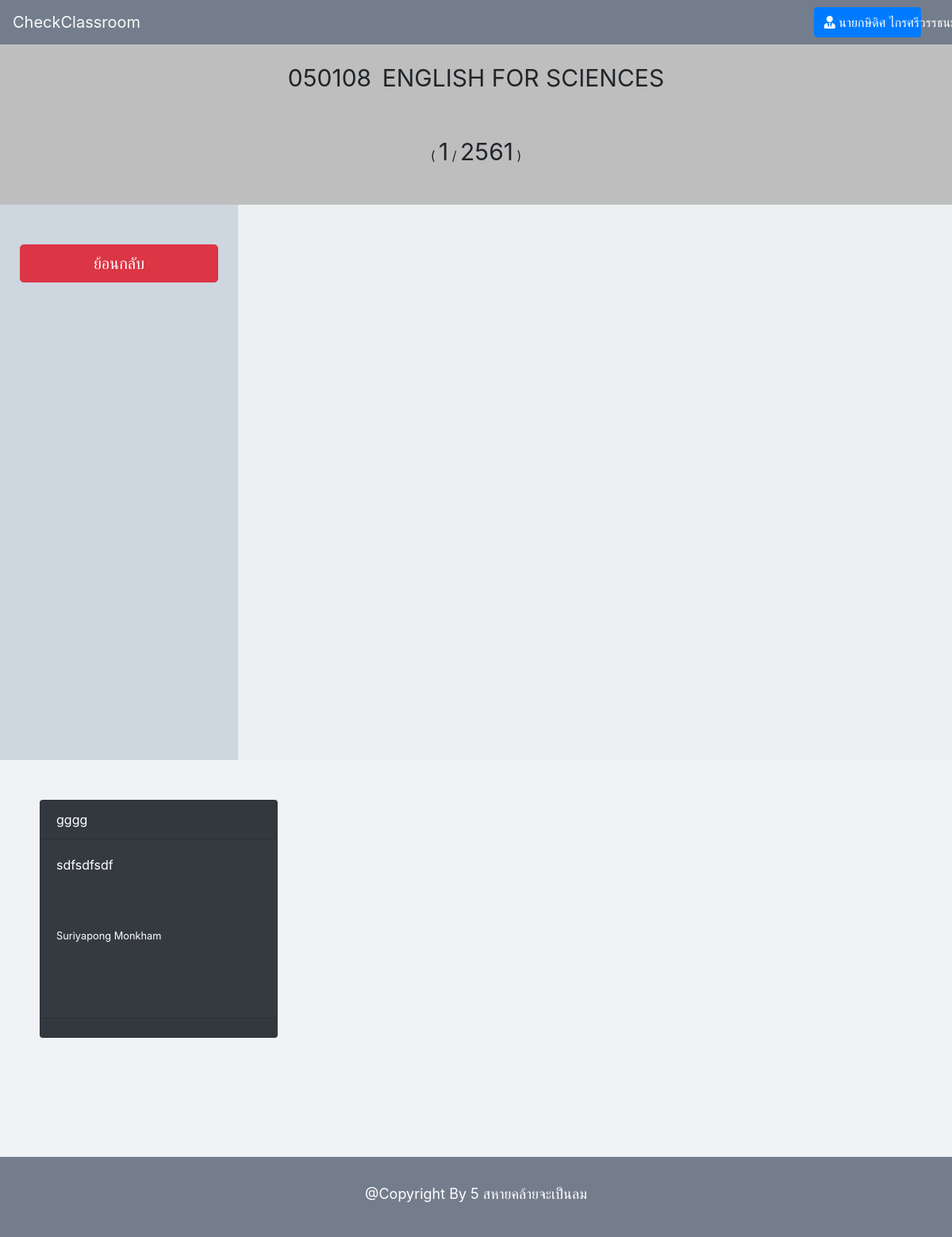
The app's page /student/detail_class.php?c_id=050108 (signed in), older data.
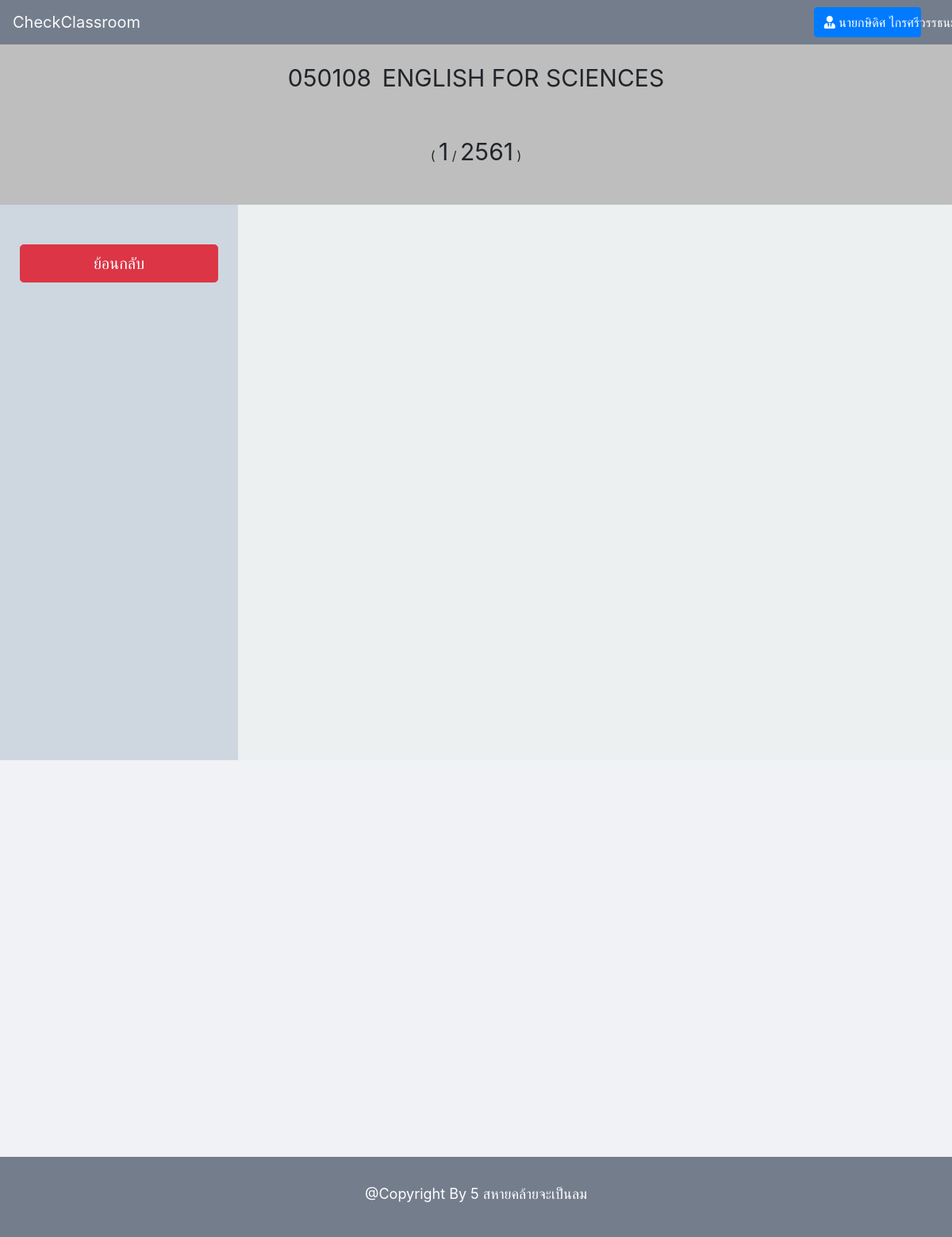
The same page, newer data.
### tables this page shows
CREATE TABLE `news` (
  `id` int(10) NOT NULL,
  `n_title` varchar(255) NOT NULL,
  `n_description` varchar(255) NOT NULL,
  `n_date` varchar(30) NOT NULL,
  `l_username` varchar(30) NOT NULL,
  `l_name` varchar(255) NOT NULL,
  `c_id` varchar(20) NOT NULL
);

### student/detail_class.php (the view, shortened to what this page needs)
<?php
	include '../connect.php';
	$stmt2=$pdo->prepare("SELECT * FROM classroom WHERE c_id = ?");
	$stmt2->bindParam(1,$_GET['c_id']);
	$stmt2->execute();
	while ($row2=$stmt2->fetch()) {
		$rowCID['c_id'] =  $row2['c_id'];
		$rowCNAME['c_name'] = $row2['c_name'];
		$rowCTERM['c_term'] = $row2['c_term'];
		$rowCYEAR['c_year'] = $row2['c_year'];
	}
	$stmt3=$pdo->prepare("SELECT * FROM news WHERE c_id = ? ");
	$stmt3->bindParam(1,$_GET['c_id']);
	$stmt3->execute();
	if (!empty($_SESSION['username']) && $_SESSION['permission'] == 3) {
?>
<!DOCTYPE html>
<html>
<head>
	<link rel="stylesheet" href="https://maxcdn.bootstrapcdn.com/bootstrap/4.0.0/css/bootstrap.min.css">
	<link rel="stylesheet" href="https://use.fontawesome.com/releases/v5.7.2/css/all.css">
	<link rel="stylesheet" type="text/css" href="../style.css">
</head>
<body>
	<nav class="navbar sticky-top navbar-light navbar-expand-lg" style="background-color: #747d8c;">
 		<a class="navbar-brand text-light" href="student_home.php">CheckClassroom</a>
		  <div class="collapse navbar-collapse" id="navbarSupportedContent">
		    <div class="form-inline my-2 my-lg-0 mr-sm-2 col-md-2">
		    	<a href="" class="btn btn-primary  dropdown-toggle col-12" data-toggle="dropdown" aria-haspopup="true" aria-expanded="false"> <i class="fas fa-user-tie"></i> <?= $_SESSION["name"] ?> </a>
		    </div>
		  </div>
	</nav>
	<div style="min-height: 850px;background-color: #ecf0f1;">
			<div style="background-color: #BEBEBE; padding-top: 20px; padding-bottom: 20px;">
				<div class="form-group" style="text-align: center;">
					<label style="font-size: 30px;"> <?= $rowCID['c_id'] ?> </label> &nbsp; <label style="font-size: 30px;">  <?= $rowCNAME['c_name'] ?> </label>
				</div><br>
				<div class="form-group" style="text-align: center;">
					(&nbsp;<label style="font-size: 30px;"><?=$rowCTERM['c_term']?></label>&nbsp;/&nbsp;<label style="font-size: 30px;"><?=$rowCYEAR['c_year']?></label>&nbsp;)
				</div>
			</div>
			<div style="background-color: #ced6e0; min-height: 700px;width: 300px; padding-top: 50px;padding-bottom: 50px;">
				<div class="form-group mb-3 justify-content-center" style="text-align: center;">
					<a href="student_home.php" class="btn btn-danger btn-lg col-10"> ย้อนกลับ </a>
				</div>
			</div>
			<div style="background-color:#f1f2f6;min-width: 85%;min-height: 500px;padding: 50px;">
						<div class="form-inline">
							<?php while ($row3=$stmt3->fetch()) { ?>
									<div class="card zoomnews text-white bg-dark mb-3 mr-sm-4" style="max-width: 500px;min-width: 300px;min-height: 300px;max-height: 500px;transition: transform .2s;">
								  <div class="card-header"><?=$row3['n_title']?></div>
								  <div class="card-body">
								    <p class="card-text"> <?=$row3['n_description']?></p><br>
								    <small class="card-text"> <?=$row3['n_date']?></small><br>
								    <small class="card-text"> <?=$row3['l_name']?></small>
								  </div>
								  <div class="card-footer">
								  </div>
								</div>
							<?php } ?>
						</div>
	</div>
	<footer style="background-color: #747d8c; padding: 24px;">
		<div style="text-align: center;">
			<label style="font-size: 18px; color: white; padding: 9px;">@Copyright By 5 สหายคล้ายจะเป็นลม</label>
		</div>
	</footer>
</body>
</html>
<?php } else {
		setcookie('wrong_login',1,time()+10,'/');
		echo "<script type='text/javascript'> window.location.href = '../index.php';</script>";
	} ?>

Row changes from the older to the newer data that the page shows:
removed news: n_title "gggg", n_description "sdfsdfsdf", l_name "Suriyapong Monkham"
